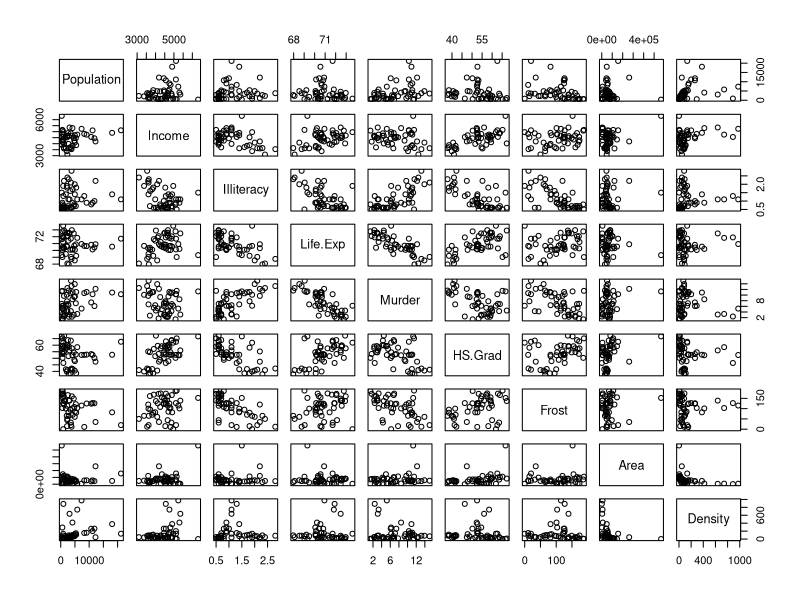
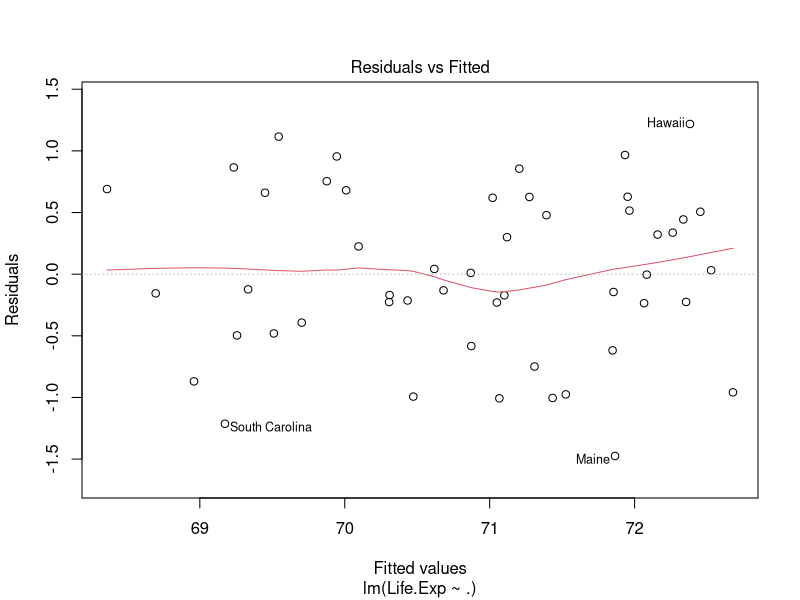
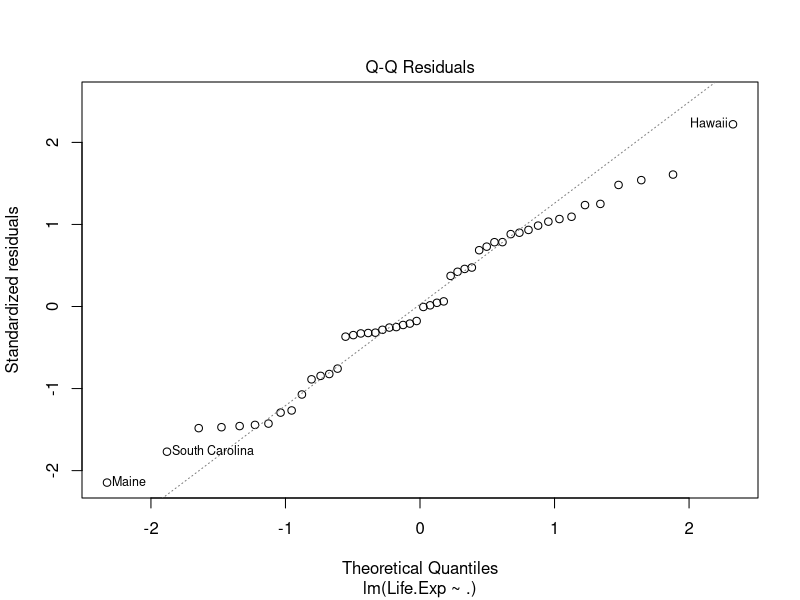
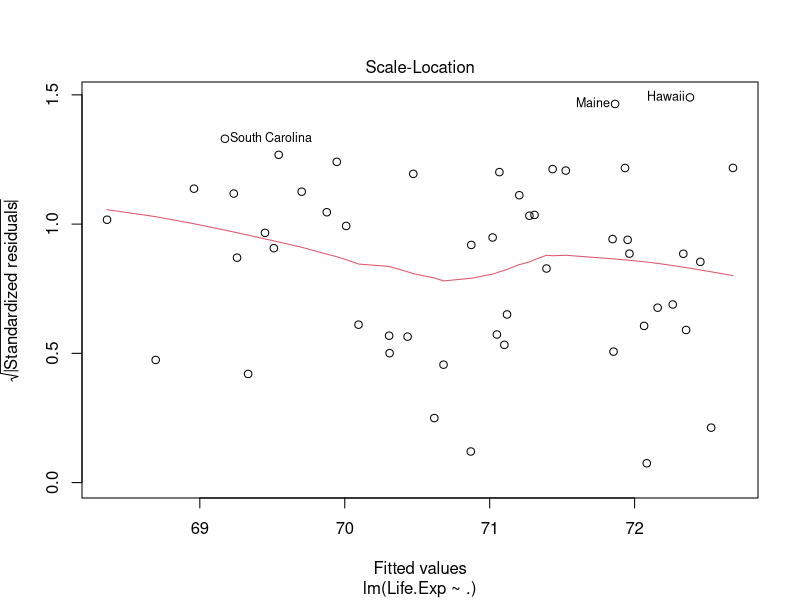
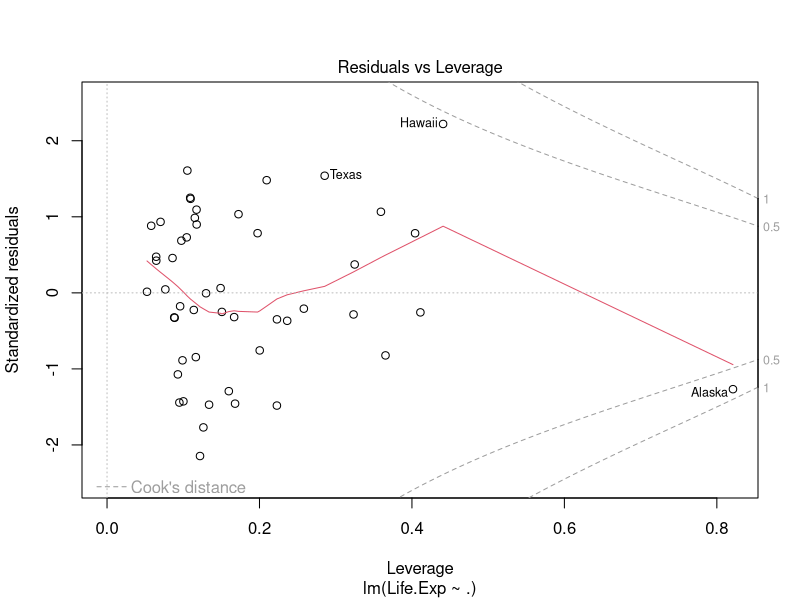
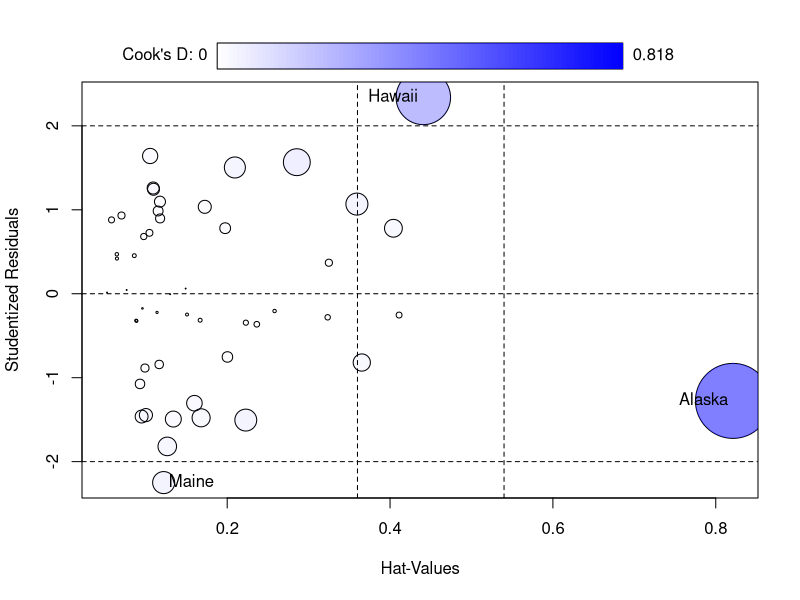
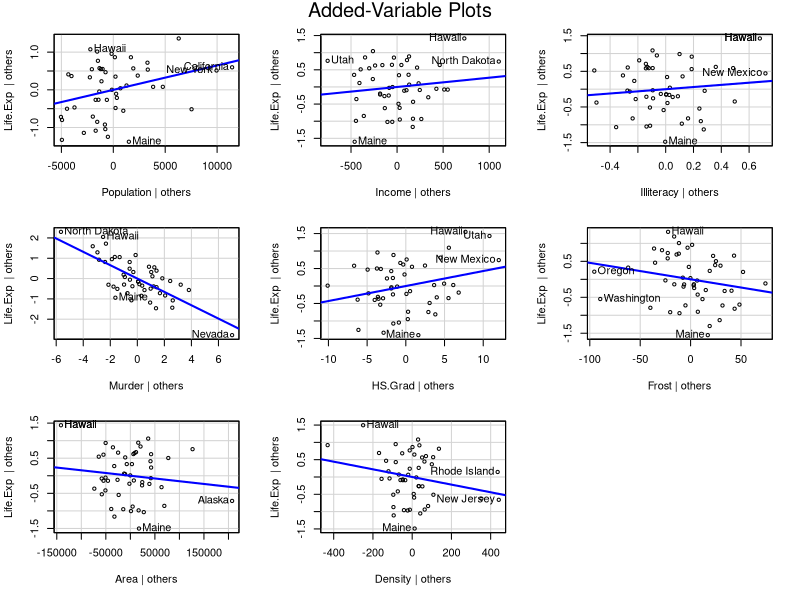
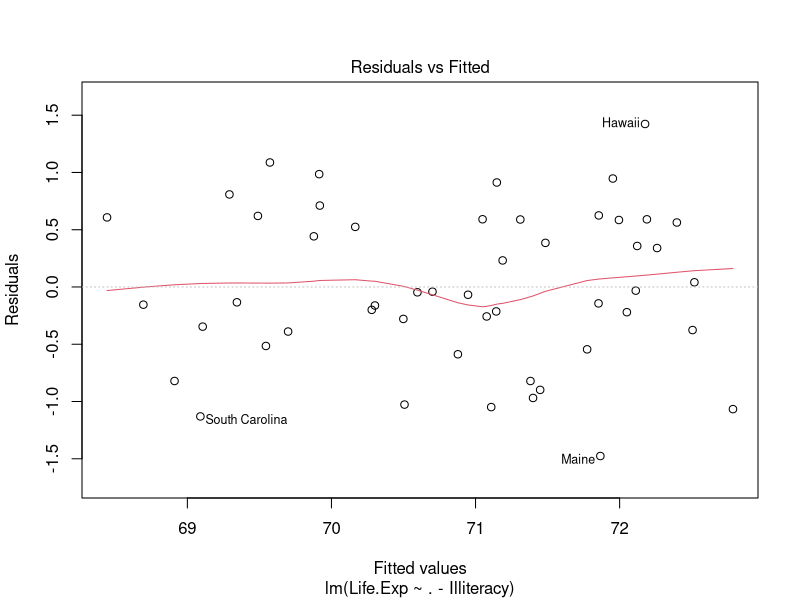

These figures' R source, in order:
######################################################
######################################################
#####[04] Multiple Linear Regression Lecture Code#####
######################################################
######################################################



#####################################################
#####Example using the State Information Dataset#####
#####################################################
help(state.x77)
state.x77 #Investigating the state.x77 dataset.

states = as.data.frame(state.x77) #Forcing the state.x77 dataset to be a dataframe.

#Cleaning up the column names so that there are no spaces.
colnames(states)[4] = "Life.Exp"
colnames(states)[6] = "HS.Grad"

#Creating a population density variable.
states[,9] = (states$Population*1000)/states$Area
colnames(states)[9] = "Density"

#Basic numerical EDA for states dataset.
summary(states)
sapply(states, sd)
cor(states)

#Basic graphical EDA for the states dataset.
plot(states)

#Can we estimate an individual's life expectancy based upon the state in which
#they reside?

#Creating a saturated model (a model with all variables included).
model.saturated = lm(Life.Exp ~ ., data = states)

summary(model.saturated) #Many predictor variables are not significant, yet the
                         #overall regression is significant.

plot(model.saturated) #Assessing the assumptions of the model.

library(car) #Companion to applied regression.
influencePlot(model.saturated)

vif(model.saturated) #Assessing the variance inflation factors for the variables
                     #in our model.

#Added variable plots for assessing the contribution of each additional variable.
avPlots(model.saturated) #Distinct patterns are indications of good contributions
                         #to the model; absent patterns usually are pointers to
                         #variables that could be dropped from the model.

#We note that Illiteracy has a large VIF, an insignificant p-value in the overall
#regression, and no strong distinct pattern in the added-variable plot. What
#happens when we remove it from the model?
model2 = lm(Life.Exp ~ . - Illiteracy, data = states)

summary(model2) #R^2 adjusted went up, model still significant, etc.

plot(model2) #No overt additional violations.

influencePlot(model2) #No overt additional violations; Hawaii actually lowers
                      #its hat value (leverage).

vif(model2) #VIFs all decrease.

#We can compare these two models using a partial F-test using the anova function.
#Here, the first model we supply is the reduced model, and the second is the full
#model.
anova(model2, model.saturated) #The p-value is quite large, indicating that we
                               #retain the null hypothesis. Recall that the null
                               #hypothesis is that the slope coefficients of the
                               #variables in the subset of interest are all 0.
                               #We retain this hypothesis and conclude that the
                               #Illiteracy variable is not informative in our
                               #model; we move forward with the reduced model.

#Let's use the partial F-test to test multiple predictors at once. As compared
#to the saturated model, does the subset of Illiteracy, Area, and Income have
#any effect on our prediction of Life.Exp?
model.full = lm(Life.Exp ~ ., data = states)
model.reduced = lm(Life.Exp ~ . - Illiteracy - Area - Income, data = states)

anova(model.reduced, model.full) #The p-value is quite large; thus, the reduced
                                 #model is sufficient.

#Checking the model summary and assumptions of the reduced model.
summary(model.reduced)
plot(model.reduced)
influencePlot(model.reduced)
vif(model.reduced)

#We can also inspect the AIC and BIC values to compare various models.
AIC(model.full,    #Model with all variables.
    model2,        #Model with all variables EXCEPT Illiteracy.
    model.reduced) #Model with all variables EXCEPT Illiteracy, Area, and Income.

BIC(model.full,
    model2,
    model.reduced) #Both the minimum AIC and BIC values appear alongside the
                   #reduced model that we tested above.

#We can use stepwise regression to help automate the variable selection process.
#Here we define the minimal model, the full model, and the scope of the models
#through which to search:
model.empty = lm(Life.Exp ~ 1, data = states) #The model with an intercept ONLY.
model.full = lm(Life.Exp ~ ., data = states) #The model with ALL variables.
scope = list(lower = formula(model.empty), upper = formula(model.full))

library(MASS) #The Modern Applied Statistics library.

#Stepwise regression using AIC as the criteria (the penalty k = 2).
forwardAIC = step(model.empty, scope, direction = "forward", k = 2)
backwardAIC = step(model.full, scope, direction = "backward", k = 2)
bothAIC.empty = step(model.empty, scope, direction = "both", k = 2)
bothAIC.full = step(model.full, scope, direction = "both", k = 2)

#Stepwise regression using BIC as the criteria (the penalty k = log(n)).
forwardBIC = step(model.empty, scope, direction = "forward", k = log(50))
backwardBIC = step(model.full, scope, direction = "backward", k = log(50))
bothBIC.empty = step(model.empty, scope, direction = "both", k = log(50))
bothBIC.full = step(model.full, scope, direction = "both", k = log(50))

#In this case, all procedures yield the model with only the Murder, HS.Grad,
#Frost, and Population variables intact.

#Checking the model summary and assumptions of the reduced model.
summary(forwardAIC)
plot(forwardAIC)
influencePlot(forwardAIC)
vif(forwardAIC)
avPlots(forwardAIC)
confint(forwardAIC)

#Predicting new observations.
forwardAIC$fitted.values #Returns the fitted values.

newdata = data.frame(Murder = c(1.5, 7.5, 12.5),
                     HS.Grad = c(60, 50, 40),
                     Frost = c(75, 55, 175),
                     Population = c(7500, 554, 1212))

predict(forwardAIC, newdata, interval = "confidence") #Construct confidence intervals
                                                      #for the average value of an
                                                      #outcome at a specific point.

predict(forwardAIC, newdata, interval = "prediction") #Construct prediction invervals
                                                      #for a single observation's
                                                      #outcome value at a specific point.



#####################################
#####Extending Model Flexibility#####
#####################################
tests = read.table("2.a_Test_Scores.txt")

#Basic numerical EDA for states dataset.
summary(tests)
sd(tests$Test.Score)
sd(tests$Hours.Studied)
cor(tests$Test.Score, tests$Hours.Studied)

#Basic graphical EDA for tests dataset.
plot(tests$Hours.Studied, tests$Test.Score)

#############################################
#####Fitting a simple linear regression.#####
#############################################
model.simple = lm(Test.Score ~ Hours.Studied, data = tests)

summary(model.simple) #Investigating the model and assessing some diagnostics.
plot(model.simple)
influencePlot(model.simple)

#Constructing confidence and prediction bands for the scope of our data.
newdata = data.frame(Hours.Studied = seq(1, 3, length = 100))
conf.band = predict(model.simple, newdata, interval = "confidence")
pred.band = predict(model.simple, newdata, interval = "prediction")

plot(tests$Hours.Studied, tests$Test.Score,
     xlab = "Hours Studied", ylab = "Test Score",
     main = "Simple Linear Regression Model\nTests Dataset")
abline(model.simple, lty = 2)
lines(newdata$Hours.Studied, conf.band[, 2], col = "blue") #Plotting the lower confidence band.
lines(newdata$Hours.Studied, conf.band[, 3], col = "blue") #Plotting the upper confidence band.
lines(newdata$Hours.Studied, pred.band[, 2], col = "red") #Plotting the lower prediction band.
lines(newdata$Hours.Studied, pred.band[, 3], col = "red") #Plotting the upper prediction band.
legend("topleft", c("Regression Line", "Conf. Band", "Pred. Band"),
       lty = c(2, 1, 1), col = c("black", "blue", "red"))

##################################
#####Adding a quadratic term.#####
##################################
model.quadratic = lm(Test.Score ~ Hours.Studied + I(Hours.Studied^2), data = tests)

summary(model.quadratic) #Investigating the model and assessing some diagnostics.
plot(model.quadratic)
influencePlot(model.quadratic)

#Constructing confidence and prediction bands for the scope of our data.
conf.band = predict(model.quadratic, newdata, interval = "confidence")
pred.band = predict(model.quadratic, newdata, interval = "prediction")

plot(tests$Hours.Studied, tests$Test.Score,
     xlab = "Hours Studied", ylab = "Test Score",
     main = "Quadratic Regression Model\nTests Dataset")
lines(tests$Hours.Studied[order(tests$Hours.Studied)],
      model.quadratic$fitted.values[order(tests$Hours.Studied)], lty = 2)
lines(newdata$Hours.Studied, conf.band[, 2], col = "blue") #Plotting the lower confidence band.
lines(newdata$Hours.Studied, conf.band[, 3], col = "blue") #Plotting the upper confidence band.
lines(newdata$Hours.Studied, pred.band[, 2], col = "red") #Plotting the lower prediction band.
lines(newdata$Hours.Studied, pred.band[, 3], col = "red") #Plotting the upper prediction band.
legend("topleft", c("Regression Line", "Conf. Band", "Pred. Band"),
       lty = c(2, 1, 1), col = c("black", "blue", "red"))

##########################
#####Adding a factor.#####
##########################
model.factor = lm(Test.Score ~ Hours.Studied + Gender, data = tests)

summary(model.factor) #Investigating the model and assessing some diagnostics.
plot(model.factor)
influencePlot(model.factor)

col.vec = c(rep("pink", 250), rep("blue", 250))

plot(tests$Hours.Studied, tests$Test.Score, col = col.vec,
     xlab = "Hours Studied", ylab = "Test Score",
     main = "Linear Regression Model w/ Factor\nTests Dataset")
abline(model.factor$coefficients[1], #Intercept for females.
       model.factor$coefficients[2], #Slope for females.
       lwd = 3, lty = 2, col = "pink")
abline(model.factor$coefficients[1] + model.factor$coefficients[3], #Intercept for males.
       model.factor$coefficients[2], #Slope for males.
       lwd = 3, lty = 2, col = "blue")
legend("topleft", c("Female Regression", "Male Regression"),
       lwd = 3, lty = 2, col = c("pink", "blue"))